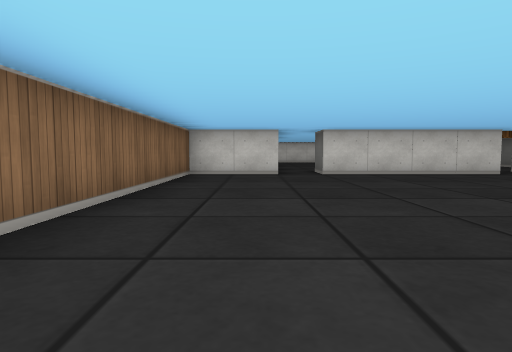
[1] (above)

13 first-person views from a walk through a cub3D level. The camera is about half as high as the walls, tilts 4° down and sees 75° across. The floor is counted in squares. Each view is taken from the middle of a square. On the plan, view 1 faces up. The plan holds only what a view shows up to about 9 squares ahead; the rest is blank.

[2]
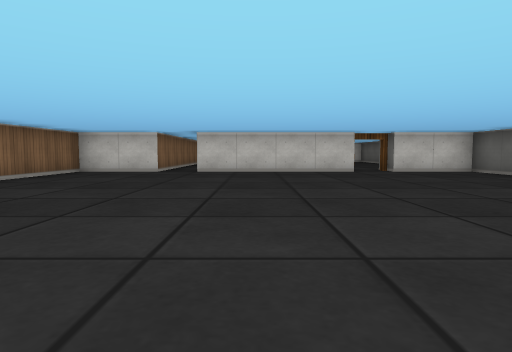

[3]
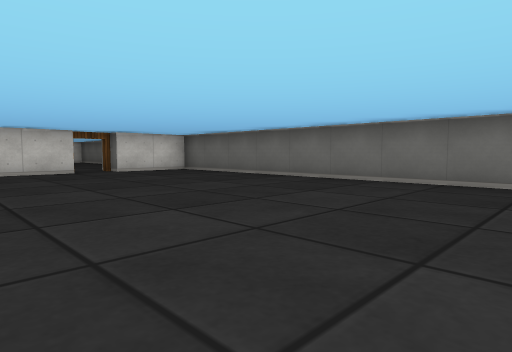

[4]
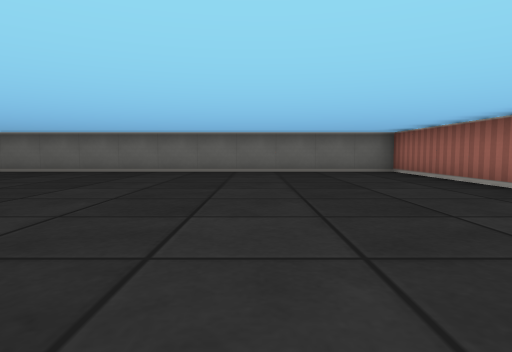

[5]
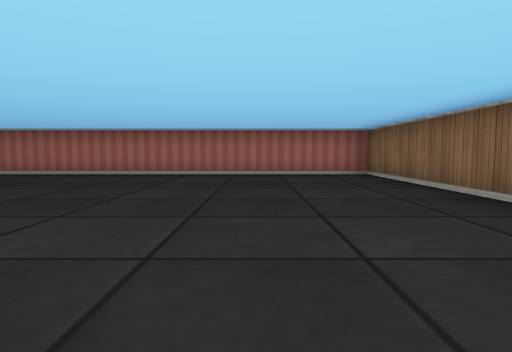

[6]
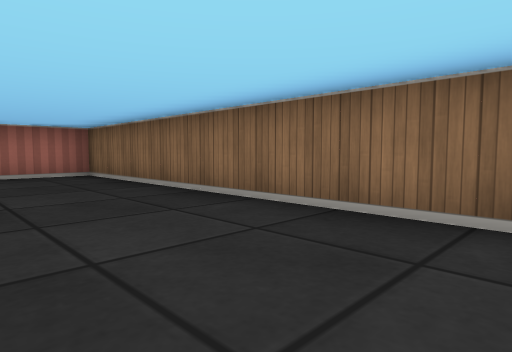

[7]
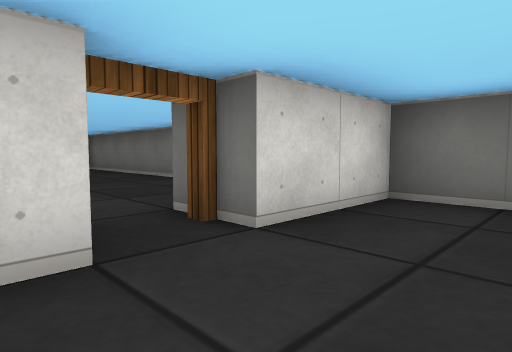

[8]
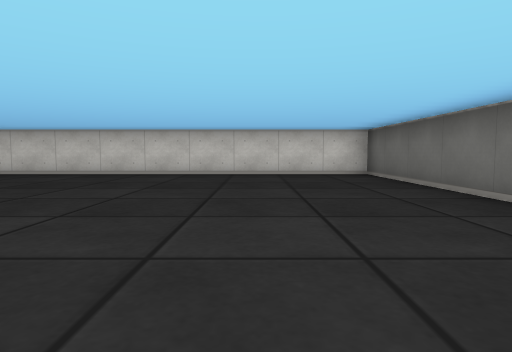

[9]
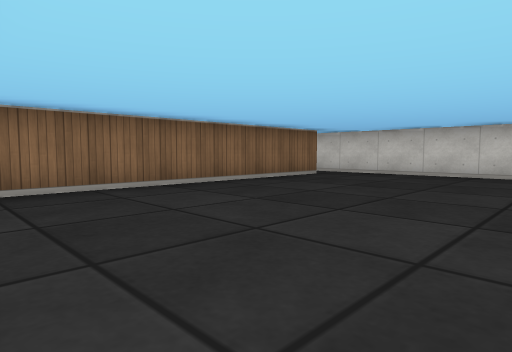

[10]
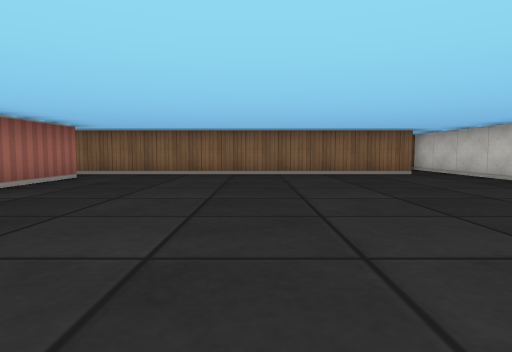

[11]
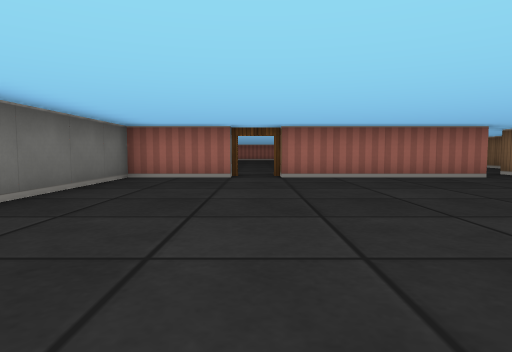

[12]
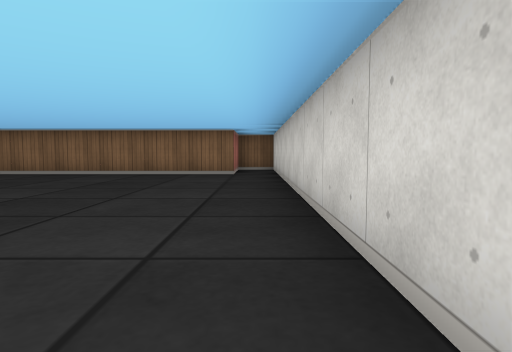

[13]
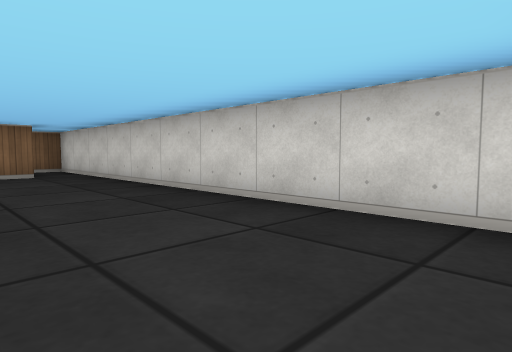

### Floor plan
Ten units are one square. View 1 is at (0, 0); x grows to the right and y downward. Boxes are objects, and circles mark ways between rooms. Rooms are numbered by the first view taken in them; rooms with no view inside come last. Other rooms are left out.
<svg viewBox="-20 -170 110 240">
<path fill="none" stroke="#000" d="M5 -75 -15 -75 -15 65 85 65 85 -75 65 -75M56 -75 15 -75M65 -85 85 -85 85 -165 -15 -165 -15 -159M-10 -155 5 -155 5 -75M15 -75 15 -85 55 -85"/>
<circle cx="10" cy="-80" r="3" fill="#2a7"/>
<circle cx="60" cy="-80" r="3" fill="#2a7"/>
<text x="30" y="-10">1</text>
<text x="40" y="-130">2</text>
</svg>
Room 1 opens to room 2.

Where each view was taken, in squares from view 1:
view 1: 0 up, 0 right, facing up
view 2: 1 down, 3 right, facing up
view 3: 1 down, 3 right, facing up-right
view 4: 3 down, 0 right, facing right
view 5: 1 up, 1 right, facing down
view 6: 1 up, 1 right, facing down-left
view 7: 6 up, 5 right, facing up-right
view 8: 9 up, 6 right, facing up
view 9: 9 up, 5 right, facing up-left
view 10: 12 up, 8 right, facing left
view 11: 15 up, 6 right, facing down
view 12: 16 up, 8 right, facing left
view 13: 14 up, 8 right, facing up-left
